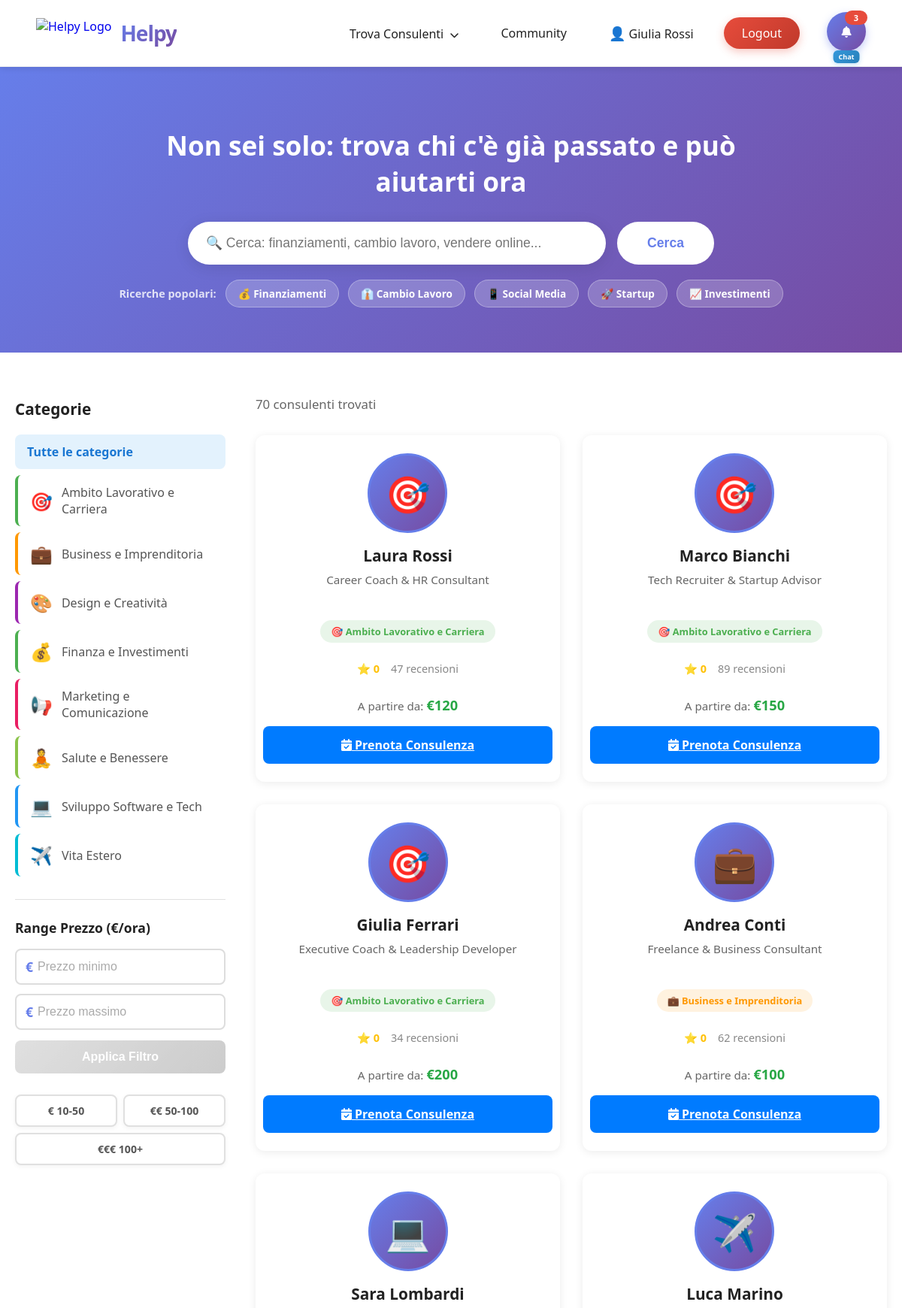
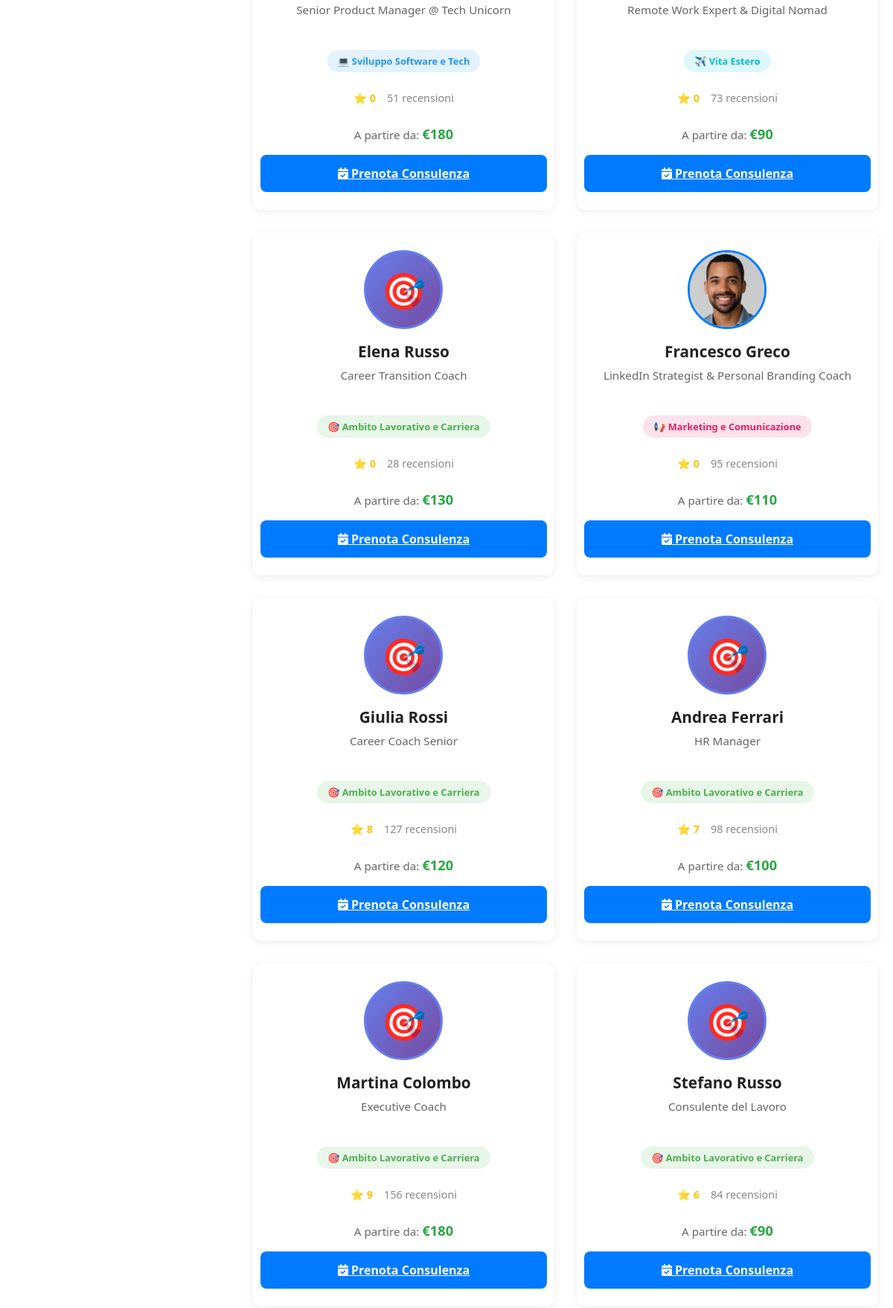
The page /consultants (signed in, upper part) on the database its author committed (2 pictures, top to bottom).
### app/models.py (models this page shows)
class User(SQLModel, table=True):
    __tablename__ = "user"
    id: Optional[int] = Field(default=None, primary_key=True)
    email: str = Field(unique=True, index=True)
    password_md5: str
    nome: Optional[str] = None
    cognome: Optional[str] = None
    professione: Optional[str] = None
    category_id: Optional[int] = Field(default=None, foreign_key="category.id")
    profile_picture: Optional[str] = None
    prezzo_consulenza: Optional[int] = None
    consulenze_vendute: int = Field(default=0)
    consulenze_acquistate: int = Field(default=0)
    bollini: int = Field(default=0)
    descrizione: Optional[str] = None
    aree_interesse: Optional[str] = None
    confirmed: int = Field(default=0)
    confirmation_code: Optional[str] = None
    is_verified: bool = Field(default=False)
    is_anonymous: bool = Field(default=False)  # Se True, mostra "Utente #ID" invece del nome
    user_type_id: int = Field(default=1)  # 1=Utente, 2=Verificatore, 3=Amministratore
    created_at: Optional[datetime] = Field(default_factory=datetime.utcnow)

class Category(SQLModel, table=True):
    id: Optional[int] = Field(default=None, primary_key=True)
    name: str = Field(unique=True, index=True)
    slug: str = Field(unique=True, index=True)
    icon: Optional[str] = Field(default="🎯")
    description: Optional[str] = Field(default=None)
    target: Optional[str] = Field(default=None)
    color: Optional[str] = Field(default="#4CAF50")

### app/routes/consultants.py (the view)
@router.get("/consultants", response_class=HTMLResponse)
async def consultants_page(
    request: Request,
    category: Optional[int] = Query(None),
    search: Optional[str] = Query(None),
    min_price: Optional[float] = Query(None),
    max_price: Optional[float] = Query(None),
    page: int = Query(1, ge=1)
):
    try:
        current_user = verify_token(request)
        with get_session() as session:
            categories = session.exec(
                select(Category).order_by(Category.name)
            ).all()
            query_stmt = select(User)
            if category:
                query_stmt = query_stmt.where(User.category_id == category)
            if min_price is not None and min_price >= 10:
                query_stmt = query_stmt.where(User.prezzo_consulenza >= min_price)
            if max_price is not None and max_price >= 10:
                query_stmt = query_stmt.where(User.prezzo_consulenza <= max_price)
            keywords = []
            expanded_keywords = []
            if search:
                keywords = clean_search_query(search)
                expanded_keywords = expand_with_skills(keywords)
                logger.info(
                    f"🔍 Search: '{search}'\n"
                    f"   Keywords: {keywords}\n"
                    f"   Expanded: {expanded_keywords[:15]}..."  # Primi 15 per brevità
                )
                if expanded_keywords:
                    search_conditions = []
                    for keyword in expanded_keywords:
                        keyword_pattern = f"%{keyword}%"
                        search_conditions.append(
                            or_(
                                User.nome.ilike(keyword_pattern),
                                User.cognome.ilike(keyword_pattern),
                                User.professione.ilike(keyword_pattern),
                                User.descrizione.ilike(keyword_pattern),
                                and_(
                                    User.aree_interesse.isnot(None),
                                    User.aree_interesse.ilike(keyword_pattern)
                                )
                            )
                        )
                    query_stmt = query_stmt.where(or_(*search_conditions))
            all_results = session.exec(query_stmt).all()
            if search and keywords:
                scored_results = [
                    (user, calculate_relevance_score(user, keywords, expanded_keywords))
                    for user in all_results
                ]
                scored_results.sort(key=lambda x: x[1], reverse=True)
                logger.info("🏆 Top 5 scores:")
                for user, score in scored_results[:5]:
                    logger.info(f"   {user.nome} {user.cognome}: {score:.1f} pts")
                consultants = [user for user, _ in scored_results]
            else:
                consultants = all_results
            total_count = len(consultants)
            per_page = 12
            offset = (page - 1) * per_page
            total_pages = max(1, (total_count + per_page - 1) // per_page)
            consultants = consultants[offset:offset + per_page]
            enriched_consultants = []
            for user in consultants:
                user_data = {
                    'id': user.id,
                    'nome': user.nome,
                    'cognome': user.cognome,
                    'professione': user.professione,
                    'profile_picture': user.profile_picture,
                    'prezzo_consulenza': user.prezzo_consulenza,
                    'bollini': user.bollini,
                    'consulenze_vendute': user.consulenze_vendute,
                    'category': None
                }
                if user.category_id:
                    cat = session.get(Category, user.category_id)
                    if cat:
                        user_data['category'] = cat
                enriched_consultants.append(user_data)
            logger.info(
                f"📊 Results: {total_count} found, page {page}/{total_pages}"
                f"{f', category: {category}' if category else ''}"
                f"{f', search: {search}' if search else ''}"
            )
            return request.app.state.templates.TemplateResponse(
                "consultants.html",
                {
                    "request": request,
                    "user": current_user,  # ⚠️ Mantenuto per compatibilità
                    "current_user": current_user,  # ✅ Aggiunto per navbar
                    "consultants": enriched_consultants,
                    "categories": categories,
                    "selected_category": category,
                    "search_query": search or '',
                    "min_price": min_price,
                    "max_price": max_price,
                    "current_page": page,
                    "total_pages": total_pages,
                    "total_count": total_count
                }
            )
    except Exception as e:
        logger.error(f"❌ Error loading consultants page: {e}", exc_info=True)
        try:
            with get_session() as session:
                categories = session.exec(select(Category).order_by(Category.name)).all()
        except:
            categories = []
        return request.app.state.templates.TemplateResponse(
            "consultants.html",
            {
                "request": request,
                "user": None,  # ⚠️ Mantenuto per compatibilità
                "current_user": None,  # ✅ Aggiunto per navbar
                "consultants": [],
                "categories": categories,
                "selected_category": None,
                "search_query": '',
                "min_price": None,
                "max_price": None,
                "current_page": 1,
                "total_pages": 1,
                "total_count": 0
            }
        )

### app/templates/consultants.html (shortened to what this page needs)
{% extends "base.html" %}
{% block extra_css %}
<link rel="stylesheet" href="/static/consultants.css">
{% endblock %}
{% block content %}
    <section class="search-hero">
        <div class="search-container">
            <h1>Non sei solo: trova chi c'è già passato e può aiutarti ora</h1>
            <form class="search-form" method="GET" action="/consultants">
                <input
                    type="text"
                    name="search"
                    placeholder="🔍 Cerca: finanziamenti, cambio lavoro, vendere online..."
                    value="{{ search_query }}"
                    class="search-input"
                >
                <button type="submit" class="search-btn">Cerca</button>
            </form>
            <div class="search-suggestions">
                <span class="suggestion-label">Ricerche popolari:</span>
                <a href="/consultants?search=finanziamenti" class="search-tag">💰 Finanziamenti</a>
                <a href="/consultants?search=cambio lavoro" class="search-tag">👔 Cambio Lavoro</a>
                <a href="/consultants?search=social media" class="search-tag">📱 Social Media</a>
                <a href="/consultants?search=startup" class="search-tag">🚀 Startup</a>
                <a href="/consultants?search=investimenti" class="search-tag">📈 Investimenti</a>
            </div>
        </div>
    </section>
    <div class="consultants-container">
        <aside class="filters-sidebar">
            <h3>Categorie</h3>
            <ul class="category-filters">
                <li>
                    <a href="/consultants" class="{% if not selected_category %}active{% endif %}">
                        Tutte le categorie
                    </a>
                </li>
                {% for cat in categories %}
                <li>
                    <a href="/consultants?category={{ cat.id }}{% if min_price %}&min_price={{ min_price }}{% endif %}{% if max_price %}&max_price={{ max_price }}{% endif %}{% if search_query %}&search={{ search_query }}{% endif %}"
                       class="{% if selected_category == cat.id %}active{% endif %}"
                       style="border-left: 4px solid {{ cat.color }};">
                        <span class="category-icon">{{ cat.icon }}</span>
                        {{ cat.name }}
                    </a>
                </li>
                {% endfor %}
            </ul>
            <div class="additional-filters">
                <h4>Range Prezzo (€/ora)</h4>
                <form id="priceFilterForm" class="price-filter-form">
                    <div class="price-inputs-vertical">
                        <div class="price-input-wrapper">
                            <span class="currency-symbol">€</span>
                            <input
                                type="number"
                                name="min_price"
                                id="minPrice"
                                placeholder="Prezzo minimo"
                                min="0"
                                value="{{ min_price or '' }}"
                                class="price-input"
                            >
                        </div>
                        <div class="price-input-wrapper">
                            <span class="currency-symbol">€</span>
                            <input
                                type="number"
                                name="max_price"
                                id="maxPrice"
                                placeholder="Prezzo massimo"
                                min="0"
                                value="{{ max_price or '' }}"
                                class="price-input"
                            >
                        </div>
                    </div>
                    <button type="submit" class="btn-apply-price" id="applyPriceBtn" disabled>Applica Filtro</button>
                </form>
                <div class="price-suggestions">
                    <a href="/consultants?min_price=10&max_price=50{% if selected_category %}&category={{ selected_category }}{% endif %}{% if search_query %}&search={{ search_query }}{% endif %}" class="price-tag">€ 10-50</a>
                    <a href="/consultants?min_price=50&max_price=100{% if selected_category %}&category={{ selected_category }}{% endif %}{% if search_query %}&search={{ search_query }}{% endif %}" class="price-tag">€€ 50-100</a>
                    <a href="/consultants?min_price=100{% if selected_category %}&category={{ selected_category }}{% endif %}{% if search_query %}&search={{ search_query }}{% endif %}" class="price-tag">€€€ 100+</a>
                </div>
            </div>
        </aside>
        <main class="consultants-main">
            <div class="results-header">
                <p>{{ total_count }} consulenti trovati</p>
            </div>
            <div class="consultants-grid">
                {% for item in consultants %}
                <div class="consultant-card">
                    <a href="/user/{{ item.id }}" class="card-link">
                        {% if item.profile_picture %}
                        <img src="{{ item.profile_picture }}" alt="{{ item.nome }}" class="consultant-avatar">
                        {% else %}
                        <div class="consultant-avatar-default">
                            {{ item.category.icon if item.category else '👤' }}
                        </div>
                        {% endif %}
                        <h3>{{ item.nome }} {{ item.cognome or '' }}</h3>
                        <p class="profession">{{ item.professione or 'Consulente' }}</p>
                        {% if item.category %}
                        <span class="category-badge" style="background: {{ item.category.color }}20; color: {{ item.category.color }};">
                            {{ item.category.icon }} {{ item.category.name }}
                        </span>
                        {% endif %}
                        <div class="consultant-stats">
                            <span class="rating">⭐ {{ item.bollini }}</span>
                            <span class="reviews">{{ item.consulenze_vendute }} recensioni</span>
                        </div>
                        {% if item.prezzo_consulenza %}
                        <div class="price">A partire da: <strong>€{{ item.prezzo_consulenza }}</strong></div>
                        {% endif %}
                    </a>
                    <a href="/book/{{ item.id }}" class="btn-consult">
                        <i class="fas fa-calendar-check"></i> Prenota Consulenza
                    </a>
                </div>
                {% endfor %}
            </div>
        </main>
    </div>
{% endblock %}

### app/templates/base.html (shortened to what this page needs)
<!DOCTYPE html>
<html lang="it">
<head>
    <link rel="stylesheet" href="https://cdnjs.cloudflare.com/ajax/libs/font-awesome/6.4.0/css/all.min.css">
    <link rel="stylesheet" href="/static/style.css">
    <link rel="stylesheet" href="/static/mobile.css">
    {% block extra_css %}{% endblock %}
</head>
<body>
    <nav class="navbar">
        <div class="navbar-left">
            <a href="/" class="navbar-logo-link">
                <img src="https://i.imgur.com/4M34hi2.png" alt="Helpy Logo" class="navbar-logo">
                <span class="navbar-title">Helpy</span>
            </a>
        </div>
        <div class="navbar-links">
            <div class="navbar-dropdown">
                <a href="/consultants" class="navbar-link">
                    <span class="navbar-link-text">Trova Consulenti</span>
                    <i class="fas fa-chevron-down" style="font-size: 12px; margin-left: 4px;"></i>
                </a>
            </div>
            <a href="/community" class="navbar-link">
                <span class="navbar-link-text">Community</span>
            </a>
            {% if current_user %}
                <a href="/profile" class="navbar-link">
                    <span style="font-size: 18px;">👤</span>
                    <span class="navbar-link-text">{{ current_user.nome or current_user.email.split('@')[0] }}</span>
                </a>
                <a href="/logout" class="register-btn logout-btn">
                    Logout
                </a>
                <div class="notifications-icon" id="notificationsIcon" onclick="toggleNotifications()">
                    <i class="fas fa-bell"></i>
                    <span class="notifications-badge" id="notificationsBadge" style="display: none;">0</span>
                    <span class="chat-reopen-text" onclick="event.stopPropagation(); reopenChatWidget()">Chat</span>
                </div>
            {% endif %}
        </div>
    </nav>
    {% block content %}{% endblock %}
</body>
</html>

### rows shown on the page
User: nome "Giulia Rossi", category "🎯", professione "Career Coach Senior", category.icon "🎯", category.name "Ambito Lavorativo e Carriera", bollini "8", consulenze_vendute "127", prezzo_consulenza "120"
Category: icon "🎯", name "Ambito Lavorativo e Carriera"
Category: icon "💼", name "Business e Imprenditoria"
Category: icon "🎨", name "Design e Creatività"
Category: icon "💰", name "Finanza e Investimenti"
Category: icon "📢", name "Marketing e Comunicazione"
Category: icon "🧘", name "Salute e Benessere"
Category: icon "💻", name "Sviluppo Software e Tech"
Category: icon "✈️", name "Vita Estero"
User: category "🎯", nome "Laura Rossi", professione "Career Coach & HR Consultant", category.icon "🎯", category.name "Ambito Lavorativo e Carriera", bollini "0", consulenze_vendute "47", prezzo_consulenza "120"
User: category "🎯", nome "Marco Bianchi", professione "Tech Recruiter & Startup Advisor", category.icon "🎯", category.name "Ambito Lavorativo e Carriera", bollini "0", consulenze_vendute "89", prezzo_consulenza "150"
User: category "🎯", nome "Giulia Ferrari", professione "Executive Coach & Leadership Developer", category.icon "🎯", category.name "Ambito Lavorativo e Carriera", bollini "0", consulenze_vendute "34", prezzo_consulenza "200"
User: category "💼", nome "Andrea Conti", professione "Freelance & Business Consultant", category.icon "💼", category.name "Business e Imprenditoria", bollini "0", consulenze_vendute "62", prezzo_consulenza "100"
User: category "💻", nome "Sara Lombardi", professione "Senior Product Manager @ Tech Unicorn", category.icon "💻", category.name "Sviluppo Software e Tech", bollini "0", consulenze_vendute "51", prezzo_consulenza "180"
User: category "✈️", nome "Luca Marino", professione "Remote Work Expert & Digital Nomad", category.icon "✈️", category.name "Vita Estero", bollini "0", consulenze_vendute "73", prezzo_consulenza "90"
User: category "🎯", nome "Elena Russo", professione "Career Transition Coach", category.icon "🎯", category.name "Ambito Lavorativo e Carriera", bollini "0", consulenze_vendute "28", prezzo_consulenza "130"
User: profile_picture (picture), nome "Francesco Greco", professione "LinkedIn Strategist & Personal Branding Coach", category.icon "📢", category.name "Marketing e Comunicazione", bollini "0", consulenze_vendute "95", prezzo_consulenza "110"
User: category "🎯", nome "Andrea Ferrari", professione "HR Manager", category.icon "🎯", category.name "Ambito Lavorativo e Carriera", bollini "7", consulenze_vendute "98", prezzo_consulenza "100"
User: category "🎯", nome "Martina Colombo", professione "Executive Coach", category.icon "🎯", category.name "Ambito Lavorativo e Carriera", bollini "9", consulenze_vendute "156", prezzo_consulenza "180"
User: category "🎯", nome "Stefano Russo", professione "Consulente del Lavoro", category.icon "🎯", category.name "Ambito Lavorativo e Carriera", bollini "6", consulenze_vendute "84", prezzo_consulenza "90"

### other values the page prints
{{ total_count }} "70"
